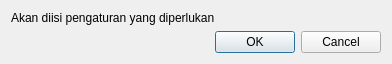
<?xml version="1.0" encoding="UTF-8"?>
<ui version="4.0">
 <class>Dialog</class>
 <widget class="QDialog" name="Dialog">
  <property name="geometry">
   <rect>
    <x>0</x>
    <y>0</y>
    <width>392</width>
    <height>64</height>
   </rect>
  </property>
  <property name="windowTitle">
   <string>Pengaturan GeoKKP</string>
  </property>
  <layout class="QVBoxLayout" name="verticalLayout">
   <item>
    <widget class="QLabel" name="label">
     <property name="text">
      <string>Akan diisi pengaturan yang diperlukan</string>
     </property>
    </widget>
   </item>
   <item>
    <widget class="QDialogButtonBox" name="buttonBox">
     <property name="orientation">
      <enum>Qt::Horizontal</enum>
     </property>
     <property name="standardButtons">
      <set>QDialogButtonBox::Cancel|QDialogButtonBox::Ok</set>
     </property>
    </widget>
   </item>
  </layout>
 </widget>
 <resources/>
 <connections>
  <connection>
   <sender>buttonBox</sender>
   <signal>accepted()</signal>
   <receiver>Dialog</receiver>
   <slot>accept()</slot>
   <hints>
    <hint type="sourcelabel">
     <x>248</x>
     <y>254</y>
    </hint>
    <hint type="destinationlabel">
     <x>157</x>
     <y>274</y>
    </hint>
   </hints>
  </connection>
  <connection>
   <sender>buttonBox</sender>
   <signal>rejected()</signal>
   <receiver>Dialog</receiver>
   <slot>reject()</slot>
   <hints>
    <hint type="sourcelabel">
     <x>316</x>
     <y>260</y>
    </hint>
    <hint type="destinationlabel">
     <x>286</x>
     <y>274</y>
    </hint>
   </hints>
  </connection>
 </connections>
</ui>
